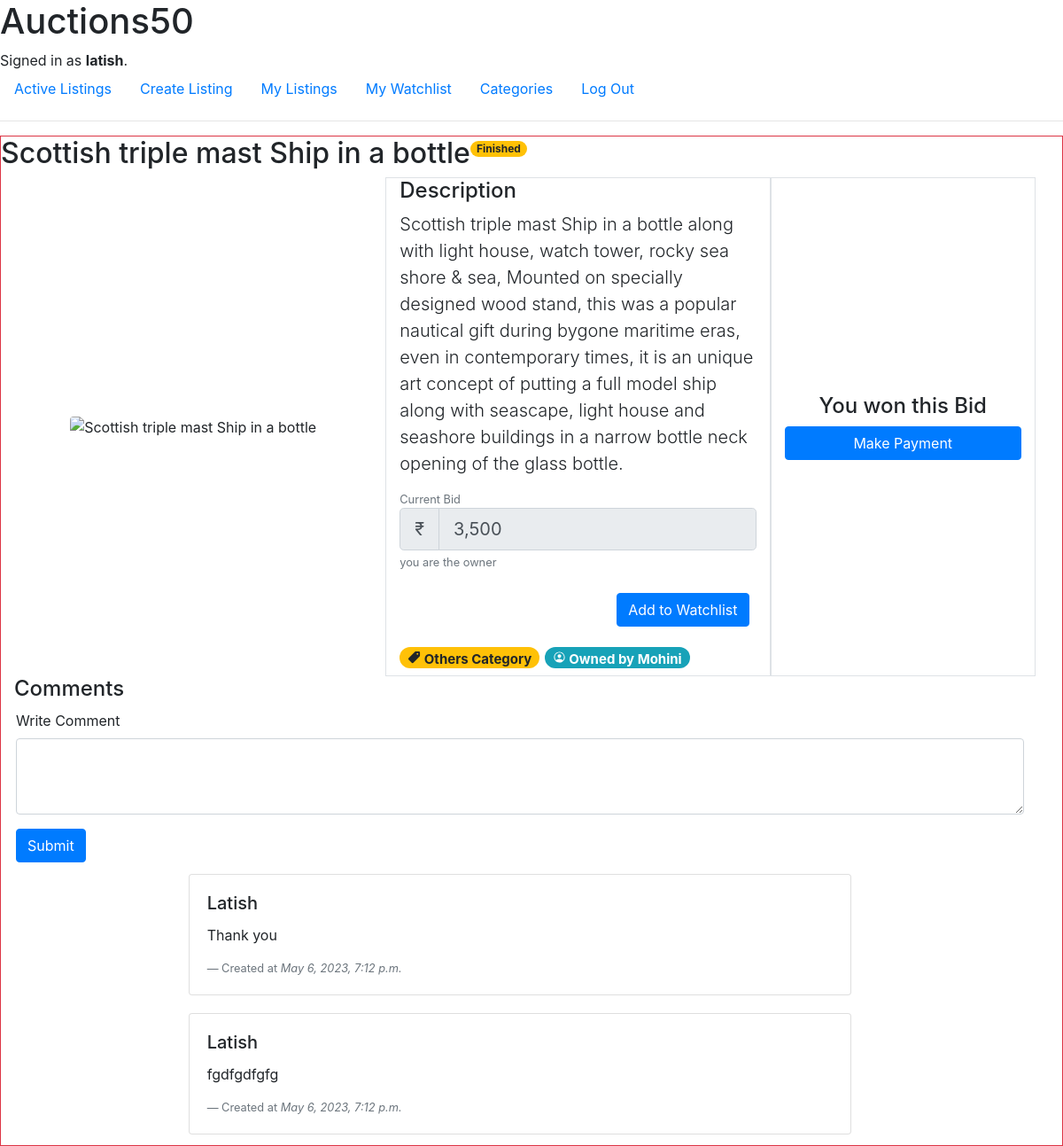
The app's page /24 (signed in) with its own data.
### auctions/models.py (models this page shows, shortened)
class User(AbstractUser):
    pass

class Listing(models.Model):
    owner = models.ForeignKey(User, on_delete=models.CASCADE, related_name="owner")
    title = models.CharField(max_length=100)
    description = models.TextField(max_length=1000)
    price = models.IntegerField()
    url = models.URLField(
        max_length=400,
        default="https://us.123rf.com/450wm/pavelstasevich/pavelstasevich1811/pavelstasevich181101027/pavelstasevich181101027.jpg",
    )
    theme = models.ForeignKey(Category, on_delete=models.CASCADE, related_name="theme")
    isActive = models.BooleanField(default=False)

class Category(models.Model):
    category = models.CharField(max_length=30)

class Comment(models.Model):
    user = models.ForeignKey(User, on_delete=models.CASCADE, related_name="commentor")
    created_at = models.DateTimeField(auto_now_add=False, auto_now=False)
    comment = models.TextField(max_length=500)
    listing = models.ForeignKey(
        Listing, on_delete=models.CASCADE, related_name="item_comments"
    )

### auctions/views.py (the view)
# urls.py: path("<int:id>", views.auction_listing_view, name="auction_listing_view"),
@login_required(login_url="login")
def auction_listing_view(request, id):
    listing = Listing.objects.get(pk=id)
    user = User.objects.get(username=request.user.username)
    bid_info = list(Bid.objects.all().filter(item=listing))
    watchlist_status = False
    if len(bid_info) <= 0:
        bid_info = None
    else:
        bid_info = bid_info[-1]
    try:
        item_watchlist = user.watcher.filter().last().items.all()
        for z in item_watchlist:
            if z.item == listing:
                watchlist_status = True
    except:
        item_watchlist = []
    return render(
        request,
        "auctions/list_view.html",
        {
            "list": listing,
            "owner": listing.owner.username == request.user.username,
            "bid_info": bid_info,
            "Iswatchlist": watchlist_status,
            "comments": show_comments(request, listing.id),
        },
    )

### auctions/views.py (called while the page is built)
def show_comments(request, listing_id):
    try:
        item = Listing.objects.get(id=listing_id)
        item = Bid.objects.filter(item=item).last().item
        item = item.item_comments.filter()
    except:
        item = []
    return reversed(item)

### auctions/templates/auctions/list_view.html (shortened to what this page needs)
{% extends 'auctions/layout.html' %}
{% load static %}
{% load humanize %}
{% block link %}
<link rel="stylesheet" href="{% static 'auctions/listing.css' %}">
{% endblock %}
{% block body %}
<div class="container-fluid border  border-danger">
    <div class="row">
        <h2>{{list.title}}</h2>
        <div>
            {% if list.isActive %}
            <span class="badge badge-pill badge-success"> Active</span>
            {% elif bid_info.isFinished %}
            <span class="badge badge-pill badge-warning">Finished</span>
            {% else %}
            <span class="badge badge-pill badge-secondary">Inactive</span>
            {% endif %}
        </div>
        <div class="listing row col-lg-9 d-flex flex-row">
            <div class="img-container col-lg-6">
                <img src="{{list.url}}" alt="{{list.title}}" class="img-fluid rounded">
            </div>
            <div class="border col-lg-6 ">
                <p class="h4 ">Description</p>
                <p class="lead">{{list.description}}</p>
                <div class="bid-container">
                    <small class="form-text text-muted">Current Bid</small>
                    <div class="input-group input-group-lg">
                        <div class="input-group-prepend">
                            <span class="input-group-text" id="inputGroup-sizing-lg">₹</span>
                        </div>
                        <input type="text" class="form-control" aria-label="Current Bid"
                            aria-describedby="inputGroup-sizing-lg" value="{{list.price | intcomma}}" readonly>
                    </div>
                    <p>
                        {% if user.is_authenticated %}
                        {% if not owner and list.isActive %}
                        {% if list.price != bid_info.bid_amount %}
                        <small class="form-text text-muted">Be the first one to bid</small>
                        {% else %}
                        <small class="form-text text-muted">Previous Bid : ₹ {{bid_info.bid_starting_amt}}</small>
                        {% endif %}
                        {% else %}
                        <small class="form-text text-muted">you are the owner</small>
                        {% endif %}
                        {% endif %}
                    </p>
                    {% if user.is_authenticated %}
                    <div class="d-flex flex-row-reverse">
                        {% if Iswatchlist %}
                        <a href="{% url 'remove_watchlist_item' list.id %}" class="p-2"><button
                                class="btn btn-danger">Remove from
                                Watchlist</button></a>
                        {% else %}
                        <a href="{% url 'add_to_watchlist' list.id %}" class="p-2"><button class="btn btn-primary">Add
                                to Watchlist</button></a>
                        {% endif %}
                        {% endif %}
                    </div>
                </div>
                <div class="lower-icons">
                    <h5>
                        <span class="badge badge-pill badge-warning"><span class="icon"><ion-icon
                                    name="pricetag"></ion-icon></span> {{list.theme.category}} Category</span>
                        <span class="badge badge-pill badge-info"><span class="icon"><ion-icon
                                    name="person-circle-outline"></ion-icon></span> Owned by
                            {{list.owner|capfirst}}</span>
                    </h5>
                </div>
            </div>
        </div>
        <div class="col-lg-3 border">
            {% if user.is_authenticated %}
            {% if owner %}
            <div class="bid_direct">
                {% if list.isActive %}
                <form action="{% url 'disable_bid' list.id %}" method="post">
                    {% csrf_token %}
                    <input type="submit" value="Finish Bid" class="btn btn-danger bid_direct">
                </form>
                <div>
                    show largest bid
                    bidder info
                    bidder amount == price
                </div>
                {% elif bid_info.isFinished %}
                <h5>Bid won by {{bid_info.bidder.username}}</h5>
                <h5>Bid : {{list.price}}</h5>
                {% else %}
                <form action="{% url 'enable_bid' list.id %}" method="post">
                    {% csrf_token %}
                    <input type="submit" value="Start Bid" class="btn btn-success bid_direct">
                </form>
                {% endif %}
            </div>
            {% elif bid_info.isFinished %}
            {% if bid_info.bidder.username == request.user.username %}
            <div class="bid_direct">
                <h4 class="text-center">You won this Bid</h4>
                <a href="{% url 'payment_form' bid_info.id  %}" class="btn btn-primary">Make Payment</a>
            </div>
            {% else %}
            <h4>This bid is won by {{bid_info.bidder.username | capfirst}}</h4>
            {% endif %}
            {% endif %}
            {% else %}
            <div class="bid_direct">
                <a href="{% url 'login' %}" class="btn btn-primary">Log in to Bid</a>
            </div>
            {% endif %}
        </div>
    </div>
    <div class="row">
        <div class="col">
            <h4>Comments</h4>
            <div class="container">
                <form action="{% url 'post_comments' list.id %}" method="post">
                    <div class="form-group">
                        <label for="exampleFormControlTextarea1">Write Comment</label>
                        <textarea class="form-control" id="exampleFormControlTextarea1" rows="3" name="comment"
                            required></textarea>
                    </div>
                    <input type="submit" name="submit_comment" class="btn btn-primary">
                </form>
            </div>
            <div class="container">
                <div class="row d-flex flex-row d-flex justify-content-center">
                    {% for comment in comments %}
                    <div class="col-lg-8 col-sm-3 comment-container">
                        <div class="card">
                            <div class="card-body">
                                {% if comment.listing.owner.username == comment.user.username %}
                                <h5 class="card-title">{{comment.user.username | capfirst}} <span
                                        class="badge badge-pill badge-info" style="font-size: 12px;">Owner</span></h5>
                                {% else %}
                                <h5 class="card-title">{{comment.user.username | capfirst}} </h5>
                                {% endif %}
                                <p class="card-text">{{comment.comment}}
                                </p>
                                <footer class="blockquote-footer">Created at <cite
                                        title="Source Title">{{comment.created_at}}</cite></footer>
                            </div>
                        </div>
                    </div>
                    {% endfor %}
                </div>
            </div>
        </div>
    </div>
</div>
{% endblock %}

### auctions/templates/auctions/layout.html (shortened to what this page needs)
{% load static %}
<!DOCTYPE html>
<html lang="en">
<head>
    <link rel="stylesheet" href="https://stackpath.bootstrapcdn.com/bootstrap/4.4.1/css/bootstrap.min.css"
>
    <link href="{% static 'auctions/styles.css' %}" rel="stylesheet">
    {% block link %}
    {% endblock %}
</head>
<body>
    <h1>Auctions50</h1>
    <div>
        {% if user.is_authenticated %}
        Signed in as <strong>{{ user.username }}</strong>.
        {% else %}
        Not signed in.
        {% endif %}
    </div>
    <ul class="nav">
        <li class="nav-item">
            <a class="nav-link" href="{% url 'index' %}">Active Listings</a>
        </li>
        {% if user.is_authenticated %}
        <li class="nav-item">
            <a class="nav-link" href="{% url 'create_listing' %}">Create Listing</a>
        </li>
        <li class="nav-item">
            <a class="nav-link" href="{% url 'show_listing' %}">My Listings</a>
        </li>
        <li class="nav-item">
            <a class="nav-link" href="{% url 'show_watchlist' %}">My Watchlist</a>
        </li>
        <li class="nav-item">
            <a class="nav-link" href="{% url 'show_categories' %}">Categories</a>
        </li>
        <li class="nav-item">
            <a class="nav-link" href="{% url 'logout' %}">Log Out</a>
        </li>
        {% endif %}
    </ul>
    <hr>
    {% block body %}
    {% endblock %}
</body>
</html>

### auctions/static/auctions/styles.css (style rules this page uses)
* { margin:1px; padding: 1px; }
.container { margin: 1px; padding: 1px; }
.bid_direct { display: flex; flex-direction: column; justify-content: center; width: 100%; height: 100%; }
.lower-icons { height: 50%; display: flex; flex-direction: row; justify-content: space-between; margin-top: 15px; }
.img-container { display: flex; flex-direction: column; justify-content: center; align-items: center; }

### auctions/static/auctions/listing.css (style rules this page uses)
* { margin: 0px; padding: 0px; }
.comment-container { margin: 10px 0px; }

### records on screen
User: username "latish"
Listing: title "Scottish triple mast Ship in a bottle", description "Scottish triple mast Ship in a bottle along with light house, watch tower, rocky sea shore & sea, Mounted on specially designed wood stand, this was a popular nautical gift during bygone maritime eras, even in contemporary times, it is an unique art concept of putting a full model ship along with seascape, light house and seashore buildings in a narrow bottle neck opening of the glass bottle.", price "3,500", theme.category "Others", owner "Mohini"
Comment: user.username "Latish", comment "Thank you", created_at "May 6, 2023, 7:12 p.m."
Comment: user.username "Latish", comment "fgdfgdfgfg", created_at "May 6, 2023, 7:12 p.m."
